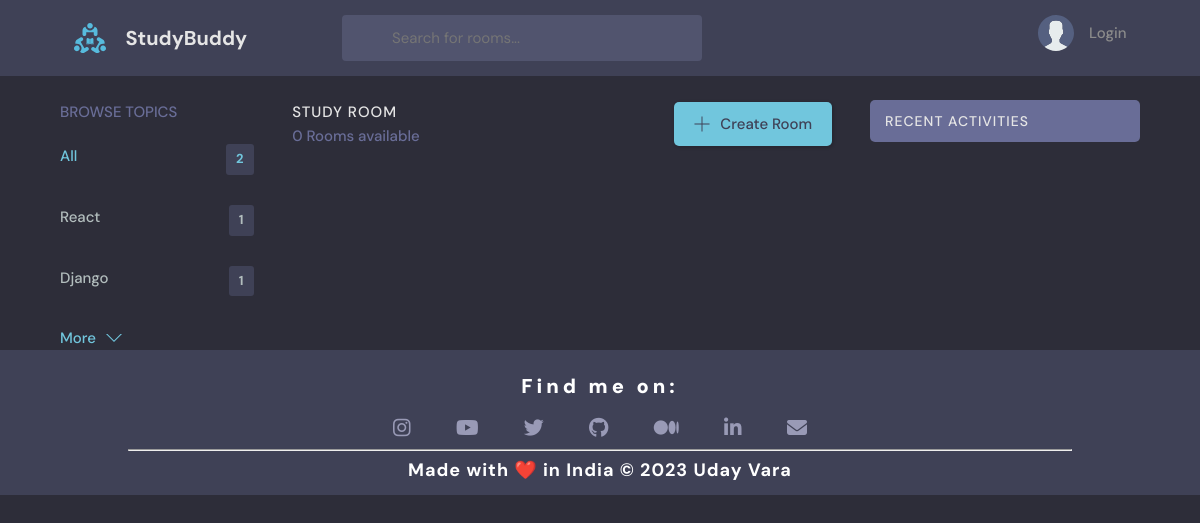
Before: /?q=python with the older database file.
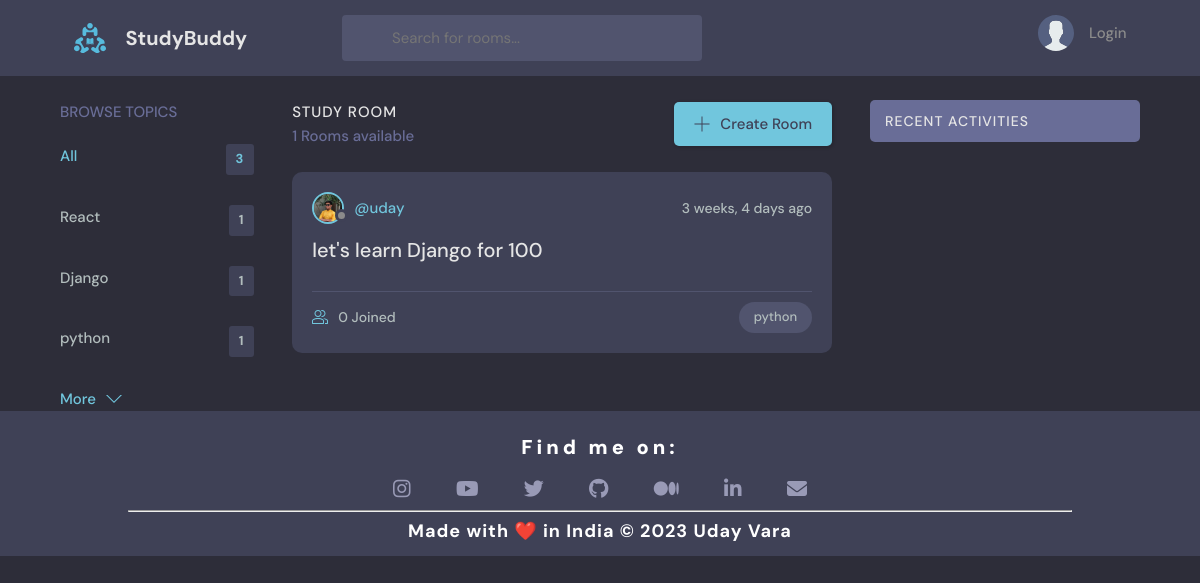
After: the same page with the newer database file.
### base/models.py (models this page shows, shortened)
class Topic(models.Model):
    name = models.CharField(max_length=200)

class Room(models.Model):
    host = models.ForeignKey(User, on_delete=models.SET_NULL, null=True)
    topic = models.ForeignKey(Topic, on_delete=models.SET_NULL, null=True)
    name = models.CharField(max_length=200)
    description = models.TextField(null=True, blank=True)
    participants = models.ManyToManyField(User, related_name='participants', blank=True)
    update = models.DateTimeField(auto_now=True)
    created = models.DateTimeField(auto_now_add=True)
    class Meta:
        ordering = ['-update', '-created']

class User(AbstractUser):
    name = models.CharField(max_length= 200 , null= True)
    email = models.EmailField( unique=True,null= True)
    bio = models.TextField(null= True)
    avatar = models.ImageField(null = True , default = "avatar.svg")
    USERNAME_FIELD = 'email'
    REQUIRED_FIELDS = ['username']

### base/views.py (the view)
# urls.py: path('',views.home, name = 'home'),
def home(request):
    q = request.GET.get('q') if request.GET.get('q')  != None else ''
    rooms = Room.objects.filter(
        Q(topic__name__icontains=q) |
        Q(name__icontains=q) |
        Q(description__icontains=q)
        )
    topics = Topic.objects.all()[0:5]
    room_count =  rooms.count()
    room_messages = Message.objects.filter(Q(room__topic__name__icontains=q))[0:5]
    context =  {'rooms': rooms , 'topics': topics , 'room_count' : room_count , 'room_messages': room_messages}
    return render(request, 'base/home.html',context)

### base/templates/base/home.html (shortened to what this page needs)
{% extends 'main.html' %}
{% block content %}
<main class="layout layout--3">
      <div class="container">
        {% include 'base/topics_component.html' %}
        <div class="roomList">
          <div class="roomList__header">
            <div>
              <h2>Study Room</h2>
              <p>{{room_count}} Rooms available</p>
            </div>
            <a class="btn btn--main" href="{% url 'create-room' %}">
              <svg version="1.1" xmlns="http://www.w3.org/2000/svg" width="32" height="32" viewBox="0 0 32 32">
                <title>add</title>
                <path
                  d="M16.943 0.943h-1.885v14.115h-14.115v1.885h14.115v14.115h1.885v-14.115h14.115v-1.885h-14.115v-14.115z"
                ></path>
              </svg>
              Create Room
            </a>
          </div>
          {% include 'base/feed_component.html' %}
        </div>
        {% include 'base/activity_component.html' %}
      </div>
</main>
{% include 'footer.html' %}
{% endblock %}

### base/templates/base/topics_component.html
<div class="topics">
    <div class="topics__header">
      <h2>Browse Topics</h2>
    </div>
    <ul class="topics__list">
      <li>
        <a href="{% url 'home' %}" class="active">All<span>{{topics.count}}</span></a>
      </li>
      {% for topic in topics %}
      <li>
        <a href="{% url 'home' %}?q={{topic.name}}">{{topic.name}}<span>{{topic.room_set.all.count}}</span></a>
      </li>
      {% endfor %}
    </ul>
    <a class="btn btn--link" href=" {% url 'topics' %}">
      More
      <svg version="1.1" xmlns="http://www.w3.org/2000/svg" width="32" height="32" viewBox="0 0 32 32">
        <title>chevron-down</title>
        <path d="M16 21l-13-13h-3l16 16 16-16h-3l-13 13z"></path>
      </svg>
    </a>
  </div>

### base/templates/base/feed_component.html (shortened to what this page needs)
{% for room in rooms %}
<div class="roomListRoom">
    <div class="roomListRoom__header">
        {% if room.host %}
        <a href="{% url 'user-Profile' room.host.id %}" class="roomListRoom__author">
         {% endif %}
        <div class="avatar avatar--small">
          <img src="{{room.host.avatar.url}}" />
        </div>
        <span>@{{room.host.username}}</span>
      </a>
      <div class="roomListRoom__actions">
        <span>{{room.created|timesince}} ago</span>
      </div>
    </div>
    <div class="roomListRoom__content">
      <a href="{% url 'room' room.id %}">{{room.name}}</a>
    </div>
    <div class="roomListRoom__meta">
      <a href="{% url 'room' room.id %}" class="roomListRoom__joined">
        {{room.participants.all.count}} Joined
      </a>
      <p class="roomListRoom__topic">{{room.topic.name}}</p>
    </div>
</div>
{% endfor %}

Changed rows visible on the page:
added Topic: name "python", room_set.all.count "1"
added Room: host.avatar (picture), host.username "uday", created "3 weeks, 4 days", name "let's learn Django for 100", participants.all.count "0", topic.name "python"
Other visible differences:
{{ topics.count }}: "2" → "3"
{{ room_count }}: "0" → "1"
